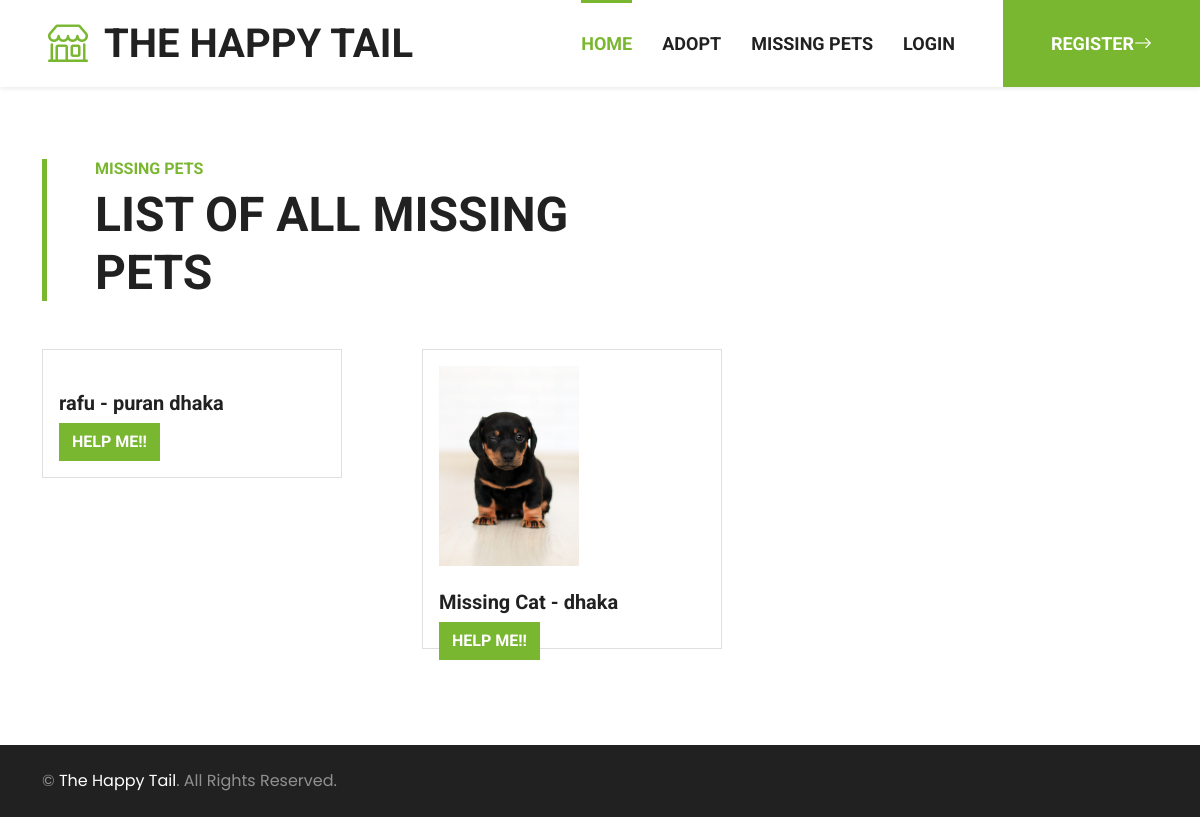
The app's page /post/view-all-missing-post/, older data.
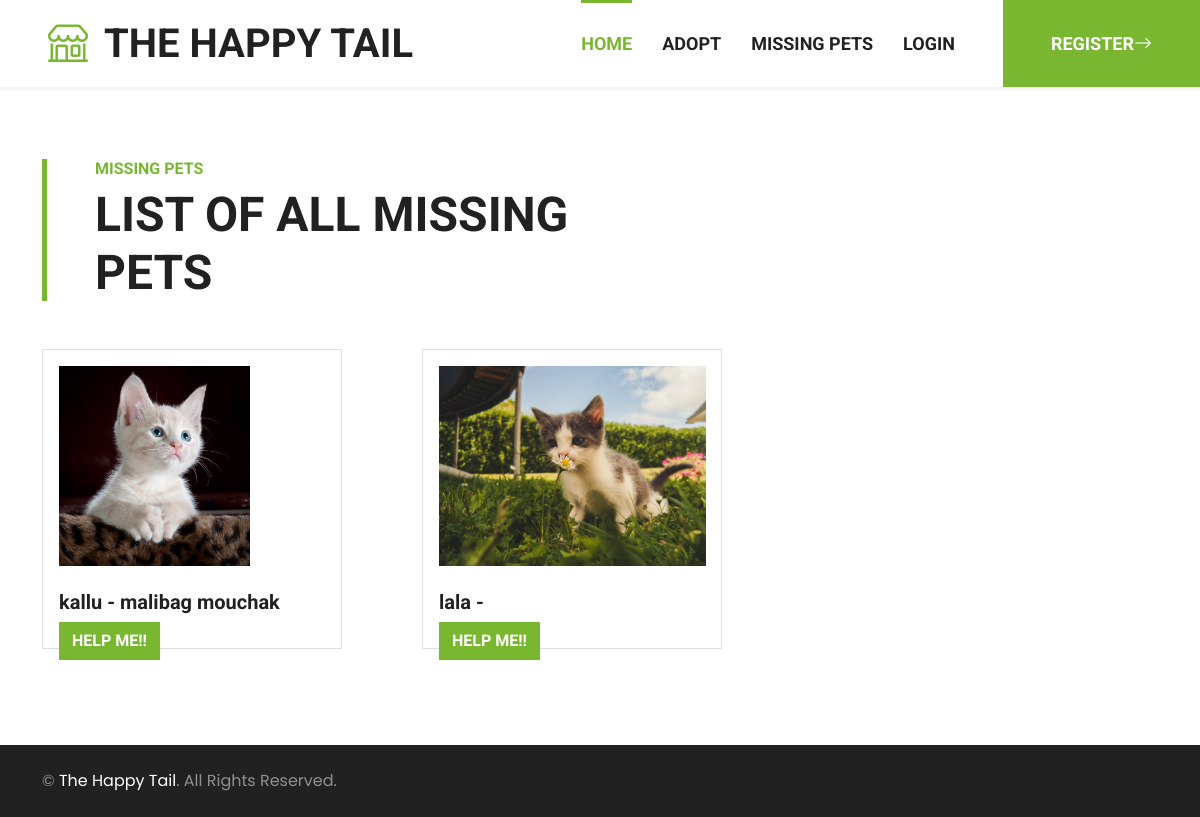
The same page, newer data.
### post/models.py (models this page shows, shortened)
class Post(models.Model):
    user = models.ForeignKey(CustomUser, on_delete=models.CASCADE, null=True, default=None)
    PET_TYPE_CHOICES = [
        ('cat', 'Cat'),
        ('dog', 'Dog'),
        ('bird', 'Bird'),
        ('other', 'Other'),
    ]
    pet_name = models.CharField(max_length=255)
    pet_type = models.CharField(max_length=10, choices=PET_TYPE_CHOICES)
    pet_breed = models.CharField(max_length=255, null=True, blank=True)
    pet_description = models.TextField(null=True,blank=True)
    pet_image = models.ImageField(upload_to='static/img/pet', null=True, blank=True)
    pet_vaccinated = models.BooleanField(null=True, blank=True)
    pet_colour = models.CharField(max_length=20, null=True, blank=True)
    pet_gender = models.CharField(max_length=20, null=True, blank=True)
    pet_location = models.CharField(max_length=255,null=True, blank=True)
    pet_mobile = models.CharField(max_length=20)
    created_at = models.DateTimeField(auto_now_add=True)
    updated_at = models.DateTimeField(auto_now=True)
    pet_age = models.IntegerField(null=True, default=0)
    class Meta:
        abstract = True

class MissingPost(Post):
    pet_last_seen_location = models.CharField(max_length=255)
    pet_datemissing = models.DateField(null=True,blank=True)
    pet_accessories = models.CharField(max_length=255 , null=True , blank= True)
    pet_rewards = models.CharField(max_length=255, null=True , blank=True)
    pet_still_missing = models.BooleanField(default=True)

### post/views.py (the view)
# urls.py: path('all-missing-post/', view_all_missing_post, name='all_missing_post'),
def view_all_missing_post(request):
    pets = MissingPost.objects.filter(pet_still_missing= True)
    return render(request, 'view_all_missing_post.html', {'pets': pets})

### templates/view_all_missing_post.html (shortened to what this page needs)
<!DOCTYPE html>
<html>
	{% include 'navbar.html' %}
    {% load static %}
<body><br/>
<div class="container-fluid py-5">
		<div class="container">
			<div class="border-start border-5 border-primary ps-5 mb-5" style="max-width: 600px;">
				<h6 class="text-primary text-uppercase">Missing Pets</h6>
				<h1 class="display-5 text-uppercase mb-0">List of all missing pets</h1>
			</div>
			<div class="row row-cols-1 row-cols-md-3 g-4">
				{% if pets %}
					{% for pet in pets %}
					<div class="col">
						<div class="card">
							<div class="card-body">
								<img class="img-fluid mb-4" src="/{{  pet.pet_image }}" alt="">
								<h5 class="card-text">{{ pet.pet_name }} - {{ pet.pet_last_seen_location }}</h5>
								<a href="{% url 'pet_detail' type='missing' pk=pet.pk %}" class="btn btn-primary">Help me!!</a>
							</div>
						</div>
					</div>
					{% endfor %}
				{% else %}
					<h5 class="text-center">No Missing posts.</h5>
				{% endif %}
			</div>
		</div>
	</div>
</body>
{% include 'footer.html' %}
</html>

Row changes from the older to the newer data that the page shows:
removed MissingPost: pet_name "rafu", pet_last_seen_location "puran dhaka"
removed MissingPost: pet_image (picture), pet_name "Missing Cat", pet_last_seen_location "dhaka"
added MissingPost: pet_image (picture), pet_name "kallu", pet_last_seen_location "malibag mouchak"
added MissingPost: pet_image (picture), pet_name "lala"
